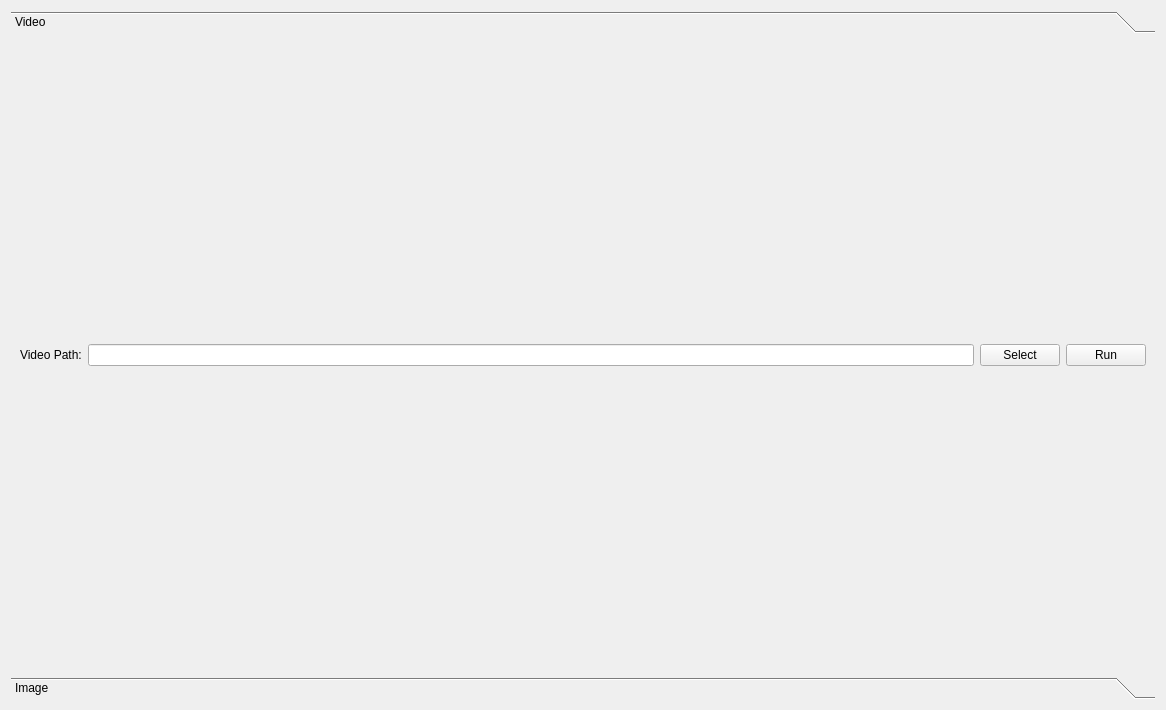
<?xml version="1.0" encoding="UTF-8"?>
<ui version="4.0">
 <class>inference</class>
 <widget class="QWidget" name="inference">
  <property name="geometry">
   <rect>
    <x>0</x>
    <y>0</y>
    <width>1166</width>
    <height>710</height>
   </rect>
  </property>
  <property name="windowTitle">
   <string>Test</string>
  </property>
  <layout class="QVBoxLayout" name="verticalLayout_2">
   <item>
    <widget class="QToolBox" name="toolBox">
     <property name="frameShape">
      <enum>QFrame::NoFrame</enum>
     </property>
     <property name="currentIndex">
      <number>0</number>
     </property>
     <property name="tabSpacing">
      <number>6</number>
     </property>
     <widget class="QWidget" name="page">
      <property name="geometry">
       <rect>
        <x>0</x>
        <y>0</y>
        <width>1148</width>
        <height>630</height>
       </rect>
      </property>
      <attribute name="label">
       <string>Video</string>
      </attribute>
      <layout class="QVBoxLayout" name="verticalLayout_3">
       <item>
        <layout class="QVBoxLayout" name="verticalLayout" stretch="1">
         <item>
          <layout class="QHBoxLayout" name="horizontalLayout">
           <item>
            <widget class="QLabel" name="videopathLabel">
             <property name="text">
              <string>Video Path:</string>
             </property>
            </widget>
           </item>
           <item>
            <widget class="QLineEdit" name="videoLineEdit"/>
           </item>
           <item>
            <widget class="QPushButton" name="p1SelectButton">
             <property name="text">
              <string>Select</string>
             </property>
            </widget>
           </item>
           <item>
            <widget class="QPushButton" name="p1RunButton">
             <property name="text">
              <string>Run</string>
             </property>
            </widget>
           </item>
          </layout>
         </item>
        </layout>
       </item>
      </layout>
     </widget>
     <widget class="QWidget" name="page_2">
      <property name="enabled">
       <bool>false</bool>
      </property>
      <property name="geometry">
       <rect>
        <x>0</x>
        <y>0</y>
        <width>1148</width>
        <height>630</height>
       </rect>
      </property>
      <attribute name="label">
       <string>Image</string>
      </attribute>
      <layout class="QVBoxLayout" name="verticalLayout_5">
       <item>
        <layout class="QVBoxLayout" name="verticalLayout_4" stretch="1,20">
         <item>
          <layout class="QHBoxLayout" name="horizontalLayout_2">
           <item>
            <widget class="QLabel" name="imgpathLabel">
             <property name="text">
              <string>Image Path:</string>
             </property>
            </widget>
           </item>
           <item>
            <widget class="QLineEdit" name="imgpathLineEdit"/>
           </item>
           <item>
            <widget class="QPushButton" name="selectButton">
             <property name="text">
              <string>Select</string>
             </property>
            </widget>
           </item>
           <item>
            <widget class="QPushButton" name="previousButton">
             <property name="text">
              <string>Previous</string>
             </property>
            </widget>
           </item>
           <item>
            <widget class="QPushButton" name="nextButton">
             <property name="text">
              <string>Next</string>
             </property>
            </widget>
           </item>
          </layout>
         </item>
         <item>
          <widget class="QLabel" name="imgshowLabel">
           <property name="enabled">
            <bool>false</bool>
           </property>
           <property name="minimumSize">
            <size>
             <width>640</width>
             <height>480</height>
            </size>
           </property>
           <property name="text">
            <string/>
           </property>
          </widget>
         </item>
        </layout>
       </item>
      </layout>
     </widget>
    </widget>
   </item>
  </layout>
 </widget>
 <resources/>
 <connections/>
</ui>
